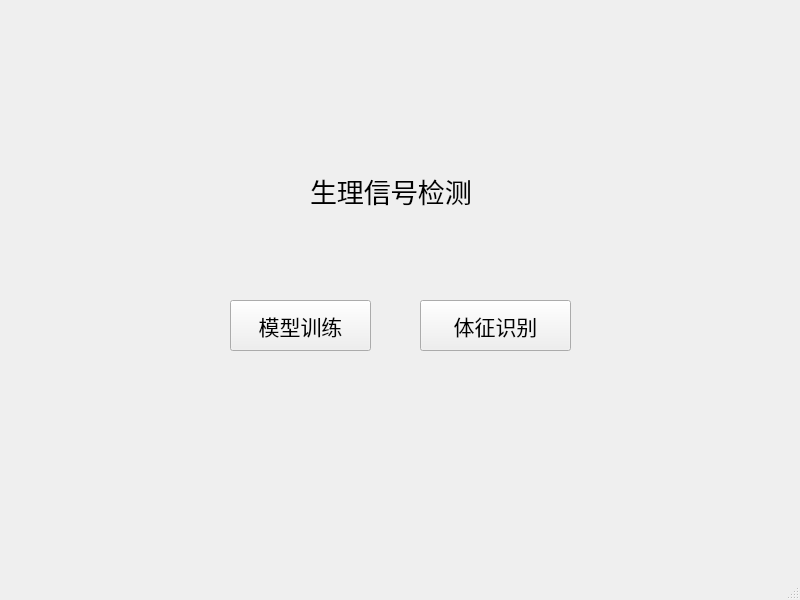
<?xml version="1.0" encoding="UTF-8"?>
<ui version="4.0">
 <class>MainWindow</class>
 <widget class="QMainWindow" name="MainWindow">
  <property name="geometry">
   <rect>
    <x>0</x>
    <y>0</y>
    <width>800</width>
    <height>600</height>
   </rect>
  </property>
  <property name="windowTitle">
   <string>MainWindow</string>
  </property>
  <widget class="QWidget" name="centralwidget">
   <widget class="QPushButton" name="pushButton_2">
    <property name="geometry">
     <rect>
      <x>230</x>
      <y>300</y>
      <width>141</width>
      <height>51</height>
     </rect>
    </property>
    <property name="font">
     <font>
      <family>Adobe Devanagari</family>
      <pointsize>16</pointsize>
     </font>
    </property>
    <property name="text">
     <string>模型训练</string>
    </property>
   </widget>
   <widget class="QPushButton" name="pushButton_3">
    <property name="geometry">
     <rect>
      <x>420</x>
      <y>300</y>
      <width>151</width>
      <height>51</height>
     </rect>
    </property>
    <property name="font">
     <font>
      <family>Adobe Devanagari</family>
      <pointsize>16</pointsize>
     </font>
    </property>
    <property name="text">
     <string>体征识别</string>
    </property>
   </widget>
   <widget class="QLabel" name="label">
    <property name="geometry">
     <rect>
      <x>310</x>
      <y>160</y>
      <width>171</width>
      <height>61</height>
     </rect>
    </property>
    <property name="font">
     <font>
      <family>Adobe Devanagari</family>
      <pointsize>20</pointsize>
     </font>
    </property>
    <property name="text">
     <string>生理信号检测</string>
    </property>
   </widget>
  </widget>
  <widget class="QMenuBar" name="menubar">
   <property name="geometry">
    <rect>
     <x>0</x>
     <y>0</y>
     <width>800</width>
     <height>23</height>
    </rect>
   </property>
  </widget>
  <widget class="QStatusBar" name="statusbar"/>
 </widget>
 <resources/>
 <connections/>
</ui>
